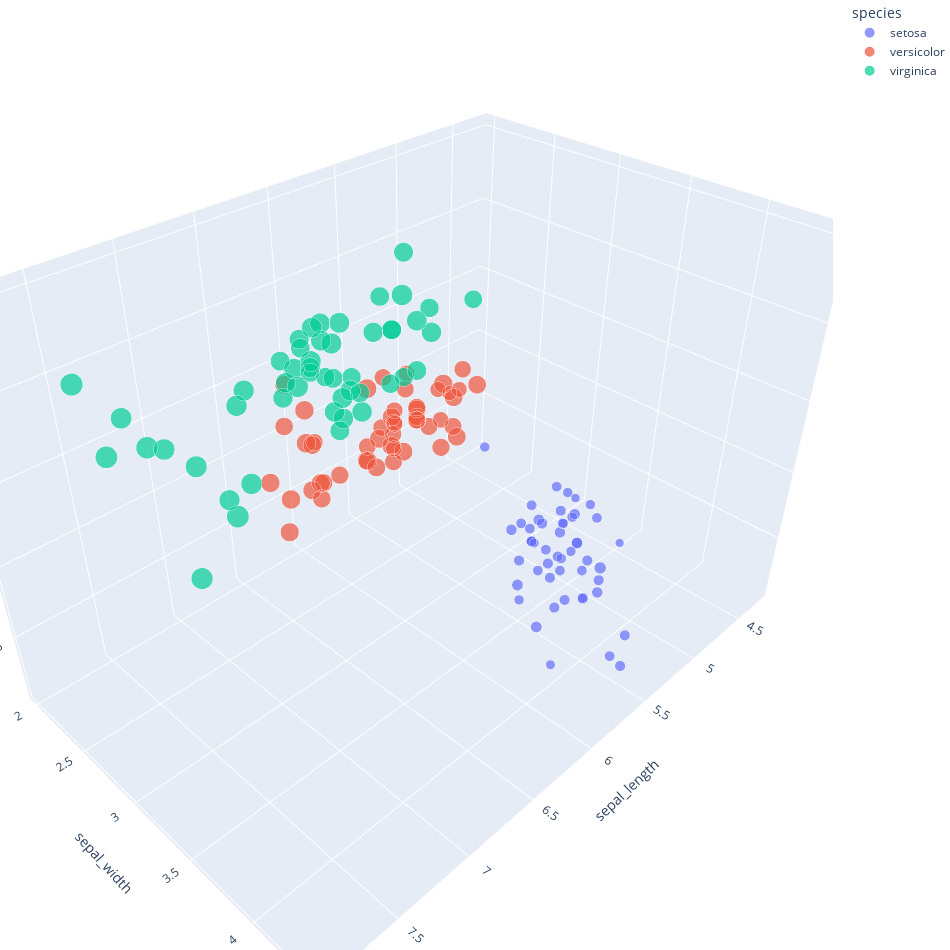

Notebook code cell kept with this figure:
### Code cell
import plotly.express as px
df = px.data.iris()
fig = px.scatter_3d(df, x='sepal_length', y='sepal_width', z='petal_width',
              color='species', size='petal_length', size_max=22, opacity=0.7, width=950, height=950)
fig.update_layout(
    margin=dict(l=0, r=0, t=0, b=0),)

### Figure 1 — Plotly figure (JSON) as saved in the notebook; plotly's stock layout.template omitted (floating-point values rounded to 4 significant figures)
{"data": [{"hovertemplate": "species=setosa<br>sepal_length=%{x}<br>sepal_width=%{y}<br>petal_width=%{z}<br>petal_length=%{marker.size}<extra></extra>", "legendgroup": "setosa", "marker": {"color": "#636efa", "opacity": 0.7, "size": [1.4, 1.4, 1.3, 1.5, 1.4, 1.7, 1.4, 1.5, 1.4, 1.5, 1.5, 1.6, 1.4, 1.1, 1.2, 1.5, 1.3, 1.4, 1.7, 1.5, 1.7, 1.5, 1, 1.7, 1.9, 1.6, 1.6, 1.5, 1.4, 1.6, 1.6, 1.5, 1.5, 1.4, 1.5, 1.2, 1.3, 1.5, 1.3, 1.5, 1.3, 1.3, 1.3, 1.6, 1.9, 1.4, 1.6, 1.4, 1.5, 1.4], "sizemode": "area", "sizeref": 0.01426, "symbol": "circle"}, "mode": "markers", "name": "setosa", "scene": "scene", "showlegend": true, "type": "scatter3d", "x": [5.1, 4.9, 4.7, 4.6, 5, 5.4, 4.6, 5, 4.4, 4.9, 5.4, 4.8, 4.8, 4.3, 5.8, 5.7, 5.4, 5.1, 5.7, 5.1, 5.4, 5.1, 4.6, 5.1, 4.8, 5, 5, 5.2, 5.2, 4.7, 4.8, 5.4, 5.2, 5.5, 4.9, 5, 5.5, 4.9, 4.4, 5.1, 5, 4.5, 4.4, 5, 5.1, 4.8, 5.1, 4.6, 5.3, 5], "y": [3.5, 3, 3.2, 3.1, 3.6, 3.9, 3.4, 3.4, 2.9, 3.1, 3.7, 3.4, 3, 3, 4, 4.4, 3.9, 3.5, 3.8, 3.8, 3.4, 3.7, 3.6, 3.3, 3.4, 3, 3.4, 3.5, 3.4, 3.2, 3.1, 3.4, 4.1, 4.2, 3.1, 3.2, 3.5, 3.1, 3, 3.4, 3.5, 2.3, 3.2, 3.5, 3.8, 3, 3.8, 3.2, 3.7, 3.3], "z": [0.2, 0.2, 0.2, 0.2, 0.2, 0.4, 0.3, 0.2, 0.2, 0.1, 0.2, 0.2, 0.1, 0.1, 0.2, 0.4, 0.4, 0.3, 0.3, 0.3, 0.2, 0.4, 0.2, 0.5, 0.2, 0.2, 0.4, 0.2, 0.2, 0.2, 0.2, 0.4, 0.1, 0.2, 0.1, 0.2, 0.2, 0.1, 0.2, 0.2, 0.3, 0.3, 0.2, 0.6, 0.4, 0.3, 0.2, 0.2, 0.2, 0.2]}, {"hovertemplate": "species=versicolor<br>sepal_length=%{x}<br>sepal_width=%{y}<br>petal_width=%{z}<br>petal_length=%{marker.size}<extra></extra>", "legendgroup": "versicolor", "marker": {"color": "#EF553B", "opacity": 0.7, "size": [4.7, 4.5, 4.9, 4, 4.6, 4.5, 4.7, 3.3, 4.6, 3.9, 3.5, 4.2, 4, 4.7, 3.6, 4.4, 4.5, 4.1, 4.5, 3.9, 4.8, 4, 4.9, 4.7, 4.3, 4.4, 4.8, 5, 4.5, 3.5, 3.8, 3.7, 3.9, 5.1, 4.5, 4.5, 4.7, 4.4, 4.1, 4, 4.4, 4.6, 4, 3.3, 4.2, 4.2, 4.2, 4.3, 3, 4.1], "sizemode": "area", "sizeref": 0.01426, "symbol": "circle"}, "mode": "markers", "name": "versicolor", "scene": "scene", "showlegend": true, "type": "scatter3d", "x": [7, 6.4, 6.9, 5.5, 6.5, 5.7, 6.3, 4.9, 6.6, 5.2, 5, 5.9, 6, 6.1, 5.6, 6.7, 5.6, 5.8, 6.2, 5.6, 5.9, 6.1, 6.3, 6.1, 6.4, 6.6, 6.8, 6.7, 6, 5.7, 5.5, 5.5, 5.8, 6, 5.4, 6, 6.7, 6.3, 5.6, 5.5, 5.5, 6.1, 5.8, 5, 5.6, 5.7, 5.7, 6.2, 5.1, 5.7], "y": [3.2, 3.2, 3.1, 2.3, 2.8, 2.8, 3.3, 2.4, 2.9, 2.7, 2, 3, 2.2, 2.9, 2.9, 3.1, 3, 2.7, 2.2, 2.5, 3.2, 2.8, 2.5, 2.8, 2.9, 3, 2.8, 3, 2.9, 2.6, 2.4, 2.4, 2.7, 2.7, 3, 3.4, 3.1, 2.3, 3, 2.5, 2.6, 3, 2.6, 2.3, 2.7, 3, 2.9, 2.9, 2.5, 2.8], "z": [1.4, 1.5, 1.5, 1.3, 1.5, 1.3, 1.6, 1, 1.3, 1.4, 1, 1.5, 1, 1.4, 1.3, 1.4, 1.5, 1, 1.5, 1.1, 1.8, 1.3, 1.5, 1.2, 1.3, 1.4, 1.4, 1.7, 1.5, 1, 1.1, 1, 1.2, 1.6, 1.5, 1.6, 1.5, 1.3, 1.3, 1.3, 1.2, 1.4, 1.2, 1, 1.3, 1.2, 1.3, 1.3, 1.1, 1.3]}, {"hovertemplate": "species=virginica<br>sepal_length=%{x}<br>sepal_width=%{y}<br>petal_width=%{z}<br>petal_length=%{marker.size}<extra></extra>", "legendgroup": "virginica", "marker": {"color": "#00cc96", "opacity": 0.7, "size": [6, 5.1, 5.9, 5.6, 5.8, 6.6, 4.5, 6.3, 5.8, 6.1, 5.1, 5.3, 5.5, 5, 5.1, 5.3, 5.5, 6.7, 6.9, 5, 5.7, 4.9, 6.7, 4.9, 5.7, 6, 4.8, 4.9, 5.6, 5.8, 6.1, 6.4, 5.6, 5.1, 5.6, 6.1, 5.6, 5.5, 4.8, 5.4, 5.6, 5.1, 5.1, 5.9, 5.7, 5.2, 5, 5.2, 5.4, 5.1], "sizemode": "area", "sizeref": 0.01426, "symbol": "circle"}, "mode": "markers", "name": "virginica", "scene": "scene", "showlegend": true, "type": "scatter3d", "x": [6.3, 5.8, 7.1, 6.3, 6.5, 7.6, 4.9, 7.3, 6.7, 7.2, 6.5, 6.4, 6.8, 5.7, 5.8, 6.4, 6.5, 7.7, 7.7, 6, 6.9, 5.6, 7.7, 6.3, 6.7, 7.2, 6.2, 6.1, 6.4, 7.2, 7.4, 7.9, 6.4, 6.3, 6.1, 7.7, 6.3, 6.4, 6, 6.9, 6.7, 6.9, 5.8, 6.8, 6.7, 6.7, 6.3, 6.5, 6.2, 5.9], "y": [3.3, 2.7, 3, 2.9, 3, 3, 2.5, 2.9, 2.5, 3.6, 3.2, 2.7, 3, 2.5, 2.8, 3.2, 3, 3.8, 2.6, 2.2, 3.2, 2.8, 2.8, 2.7, 3.3, 3.2, 2.8, 3, 2.8, 3, 2.8, 3.8, 2.8, 2.8, 2.6, 3, 3.4, 3.1, 3, 3.1, 3.1, 3.1, 2.7, 3.2, 3.3, 3, 2.5, 3, 3.4, 3], "z": [2.5, 1.9, 2.1, 1.8, 2.2, 2.1, 1.7, 1.8, 1.8, 2.5, 2, 1.9, 2.1, 2, 2.4, 2.3, 1.8, 2.2, 2.3, 1.5, 2.3, 2, 2, 1.8, 2.1, 1.8, 1.8, 1.8, 2.1, 1.6, 1.9, 2, 2.2, 1.5, 1.4, 2.3, 2.4, 1.8, 1.8, 2.1, 2.4, 2.3, 1.9, 2.3, 2.5, 2.3, 1.9, 2, 2.3, 1.8]}], "layout": {"height": 950, "legend": {"itemsizing": "constant", "title": {"text": "species"}, "tracegroupgap": 0}, "margin": {"b": 0, "l": 0, "r": 0, "t": 0}, "scene": {"domain": {"x": [0, 1], "y": [0, 1]}, "xaxis": {"title": {"text": "sepal_length"}}, "yaxis": {"title": {"text": "sepal_width"}}, "zaxis": {"title": {"text": "petal_width"}}}, "width": 950}}
